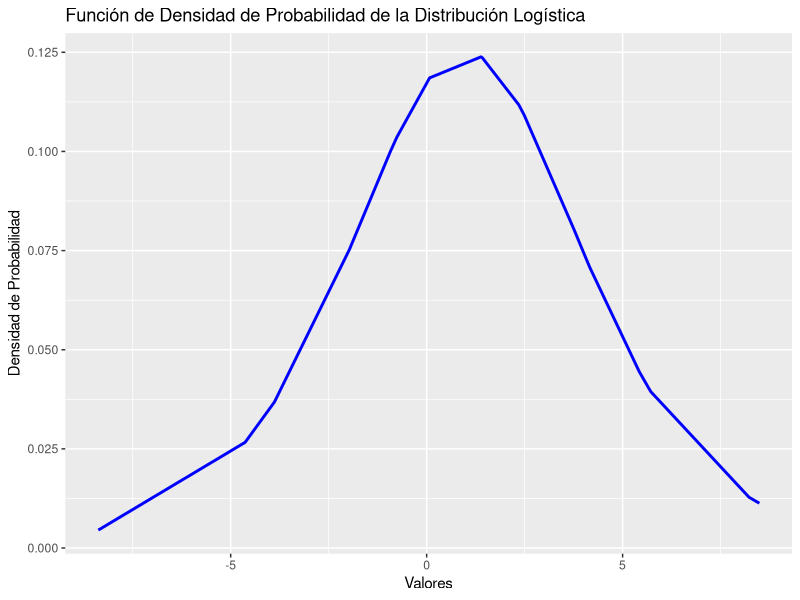
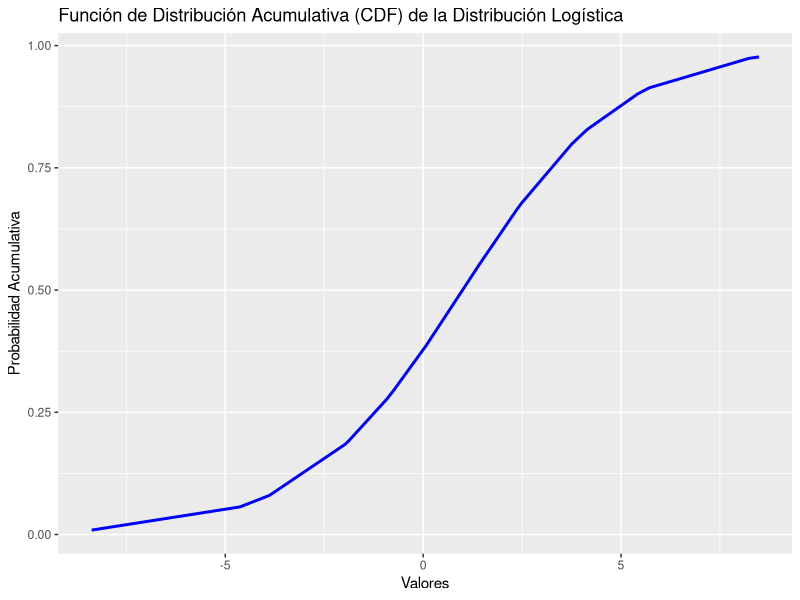
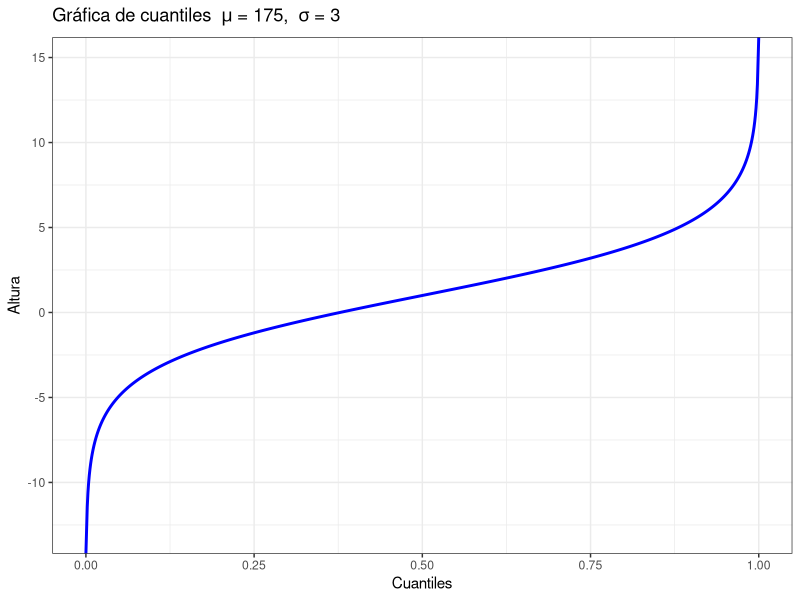
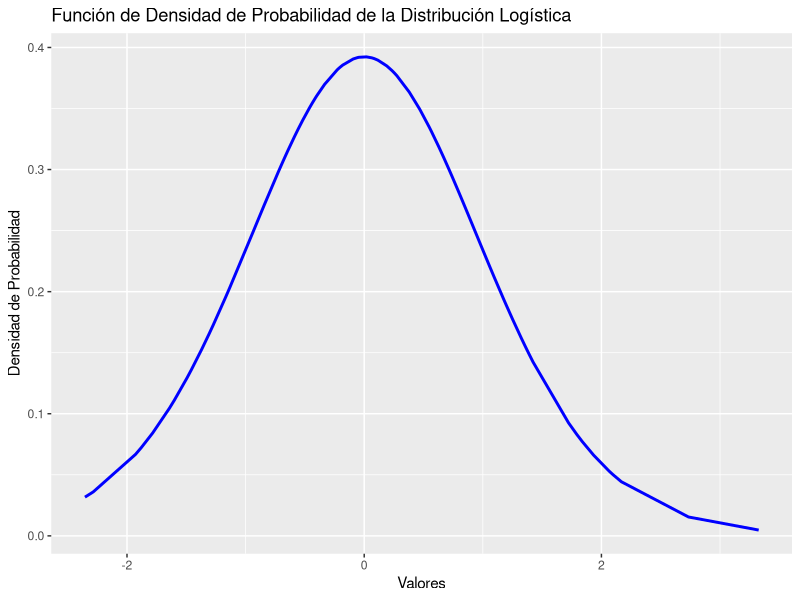
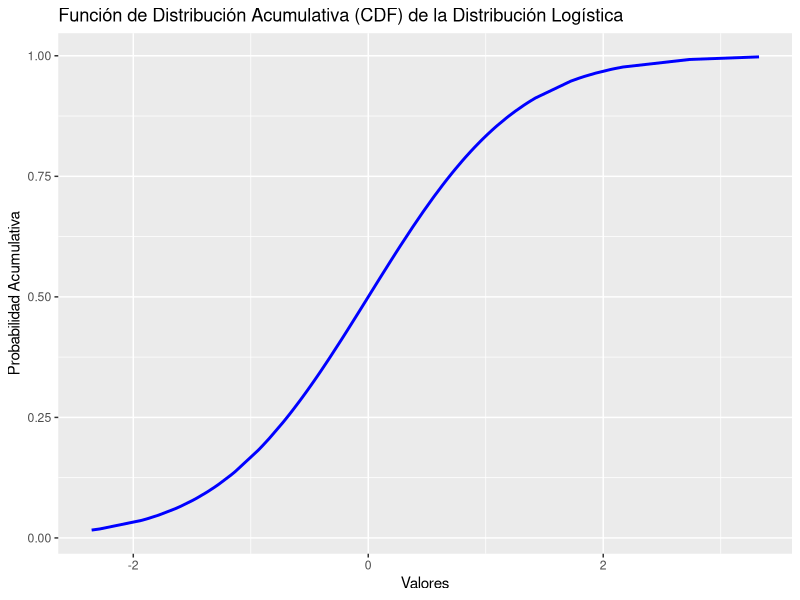
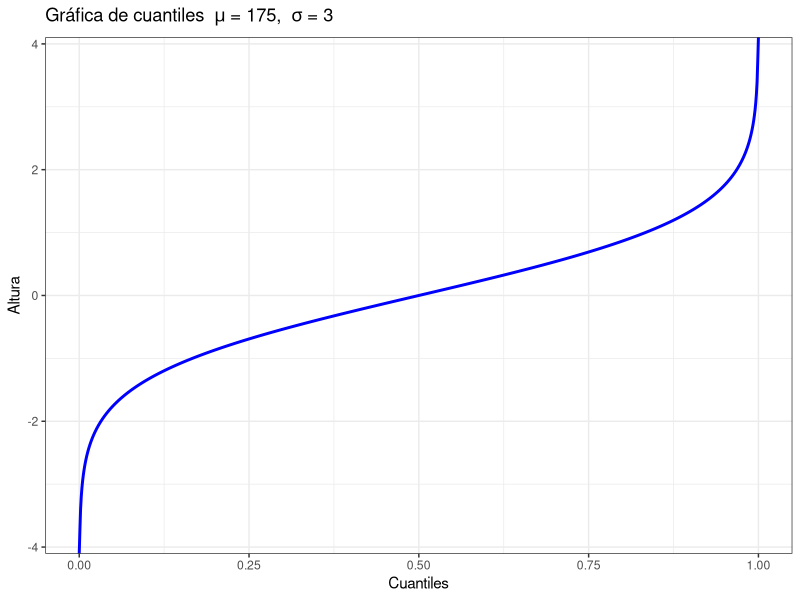

These charts were generated, in order, by the following R code:
## ---- chunk 1
library(ggplot2)
## ---- chunk 2
set.seed(1010)
x <- rlogis(20, location = 1, scale = 2)
print(x)
## ---- chunk 3
fx <- dlogis(x, location = 1, scale = 2)
print(fx)
## ---- chunk 4
datos <- data.frame(x,fx)
## ---- chunk 5
ggplot(datos, aes(x, fx)) +
geom_line(color = "blue", size = 1) +
labs(title = "Función de Densidad de Probabilidad de la Distribución Logística", x = "Valores", y = "Densidad de Probabilidad")
## ---- chunk 6
datos$Fx <- plogis(x, location = 1, scale = 2)
## ---- chunk 7
ggplot(datos, aes(x, Fx)) +
geom_line(color = "blue", size = 1) +
labs(title = "Función de Distribución Acumulativa (CDF) de la Distribución Logística",x = "Valores", y = "Probabilidad Acumulativa")
## ---- chunk 8
# Primero se generan las probabilidades para calcular los percentiles
v <- (0:1000)/1000
# Despues se calculan los cuantiles
res <- qlogis(v, location = 1, scale = 2)
dflog <- data.frame(v,res)
ggplot() +
  geom_line(data = dflog, aes(v, res), color="blue", linewidth = 1) +
  labs(
    title = bquote("Gráfica de cuantiles " ~ mu ~ "= 175, " ~ sigma ~ "= 3"),
    x = "Cuantiles",
    y = "Altura") +
  theme_bw()
## ---- chunk 9
set.seed(1011)
random_t <- rt(100, df = 15)
## ---- chunk 10
densidad_t <- dt(random_t, df = 15)
## ---- chunk 11
datos_t <- data.frame(random_t,densidad_t)
## ---- chunk 12
ggplot(datos_t, aes(random_t, densidad_t)) +
geom_line(color = "blue", size = 1) +
labs(title = "Función de Densidad de Probabilidad de la Distribución Logística", x = "Valores", y = "Densidad de Probabilidad")
## ---- chunk 13
datos_t$Fx <- pt(random_t, df = 15)
## ---- chunk 14
ggplot(datos_t, aes(random_t, Fx)) +
geom_line(color = "blue", size = 1) +
labs(title = "Función de Distribución Acumulativa (CDF) de la Distribución Logística",x = "Valores", y = "Probabilidad Acumulativa")
## ---- chunk 15
# Primero se generan las probabilidades para calcular los percentiles
v2 <- (0:1000)/1000
# Despues se calculan los cuantiles
res2 <- qt(v2, df = 15)
dflog2 <- data.frame(v2,res2)
ggplot() +
  geom_line(data = dflog2, aes(v2, res2), color="blue", linewidth = 1) +
  labs(
    title = bquote("Gráfica de cuantiles " ~ mu ~ "= 175, " ~ sigma ~ "= 3"),
    x = "Cuantiles",
    y = "Altura") +
  theme_bw()
## ---- chunk 16
runifnew <- function(n, a, b) 
{ rdu <- sample(seq(a,b, by = 0.000001), size = n) 
  return(rdu) 
}
## ---- chunk 17
dunifnew <- function(x, a, b) { 
  dx <- 1/(b-a) 
  if(x >= a & x <=b){ 
  return(dx) 
    }
  else{ 
  return(0) 
    } 
}
## ---- chunk 18
punifnew <- function(q, a, b) { 
  pdu <- (q-a)/(b-a) 
  return(pdu) 
  }
## ---- chunk 19
sapply(0:10,a = 1, b = 6, FUN = dunifnew)
## ---- chunk 20
cdf_q4 <- punifnew(4, 0, 1) 
print(cdf_q4)
## ---- chunk 21
rmultinom(10, size = 6, prob = c(0.3,0.7))
## ---- chunk 22
dmultinom(c(3,1,1), size = 5, prob = c(0.4,0.4,0.2))
## ---- chunk 23
# Ejemplo si se desea tener 20 observaciones o datos aleatorios con una media de eventos de 5.
rpois(20, lambda = 5)
## ---- chunk 24
ppois(16, lambda = 20)
## ---- chunk 25
1 - ppois(16, lambda = 20) 
